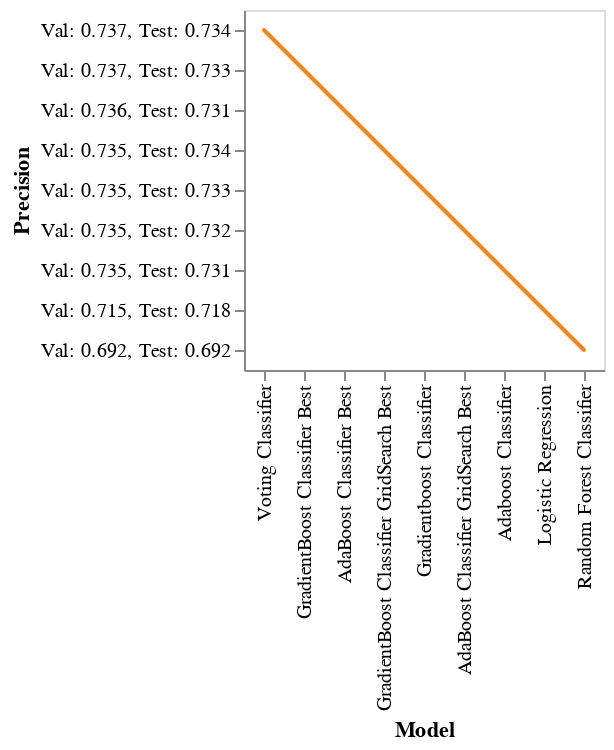

Notebook source saved alongside this figure:
### Code cell
DeepnoteChart(sorted_results_df, """{"layer":[{"layer":[{"mark":{"clip":true,"type":"trail","color":"#f58518","tooltip":true},"encoding":{"x":{"sort":null,"type":"nominal","field":"Model","scale":{"type":"linear","zero":false}},"y":{"sort":null,"type":"nominal","field":"Precision","scale":{"type":"linear","zero":false}}}},{"mark":{"size":100,"type":"point","opacity":0,"tooltip":true},"encoding":{"x":{"sort":null,"type":"nominal","field":"Model","scale":{"type":"linear","zero":false}},"y":{"sort":null,"type":"nominal","field":"Precision","scale":{"type":"linear","zero":false}}}}]}],"title":"","config":{"legend":{}},"$schema":"https://vega.github.io/schema/vega-lite/v5.json","encoding":{}}""")

### Figure 1 — Vega-Lite specification as saved in the notebook (floating-point values rounded to 4 significant figures)
{"$schema": "https://vega.github.io/schema/vega-lite/v5.json", "encoding": {}, "layer": [{"layer": [{"mark": {"type": "trail", "tooltip": true, "color": "#f58518", "clip": true}, "encoding": {"x": {"field": "Model", "type": "nominal", "sort": null, "scale": {"zero": false, "type": "linear"}}, "y": {"field": "Precision", "type": "nominal", "sort": null, "scale": {"zero": false, "type": "linear"}}}}, {"mark": {"type": "point", "tooltip": true, "size": 100, "opacity": 0}, "encoding": {"x": {"field": "Model", "type": "nominal", "sort": null, "scale": {"zero": false, "type": "linear"}}, "y": {"field": "Precision", "type": "nominal", "sort": null, "scale": {"zero": false, "type": "linear"}}}}]}], "title": "", "config": {"legend": {}}, "data": {"values": [{"Model": "Voting Classifier", "Accuracy": "Val: 0.735, Test: 0.733", "Precision": "Val: 0.737, Test: 0.734", "Recall": "Val: 0.735, Test: 0.733", "F1-Score": "Val: 0.734, Test: 0.732"}, {"Model": "GradientBoost Classifier Best", "Accuracy": "Val: 0.736, Test: 0.732", "Precision": "Val: 0.737, Test: 0.733", "Recall": "Val: 0.736, Test: 0.732", "F1-Score": "Val: 0.736, Test: 0.732"}, {"Model": "AdaBoost Classifier Best", "Accuracy": "Val: 0.731, Test: 0.728", "Precision": "Val: 0.736, Test: 0.731", "Recall": "Val: 0.731, Test: 0.728", "F1-Score": "Val: 0.729, Test: 0.726"}, {"Model": "GradientBoost Classifier GridSearch Best", "Accuracy": "Val: 0.734, Test: 0.733", "Precision": "Val: 0.735, Test: 0.734", "Recall": "Val: 0.734, Test: 0.733", "F1-Score": "Val: 0.733, Test: 0.732"}, {"Model": "Gradientboost Classifier", "Accuracy": "Val: 0.734, Test: 0.732", "Precision": "Val: 0.735, Test: 0.733", "Recall": "Val: 0.734, Test: 0.732", "F1-Score": "Val: 0.733, Test: 0.732"}, {"Model": "AdaBoost Classifier GridSearch Best", "Accuracy": "Val: 0.732, Test: 0.729", "Precision": "Val: 0.735, Test: 0.732", "Recall": "Val: 0.732, Test: 0.729", "F1-Score": "Val: 0.730, Test: 0.728"}, {"Model": "Adaboost Classifier", "Accuracy": "Val: 0.731, Test: 0.728", "Precision": "Val: 0.735, Test: 0.731", "Recall": "Val: 0.731, Test: 0.728", "F1-Score": "Val: 0.729, Test: 0.727"}, {"Model": "Logistic Regression", "Accuracy": "Val: 0.714, Test: 0.717", "Precision": "Val: 0.715, Test: 0.718", "Recall": "Val: 0.714, Test: 0.717", "F1-Score": "Val: 0.714, Test: 0.716"}, {"Model": "Random Forest Classifier", "Accuracy": "Val: 0.692, Test: 0.692", "Precision": "Val: 0.692, Test: 0.692", "Recall": "Val: 0.692, Test: 0.692", "F1-Score": "Val: 0.692, Test: 0.692"}]}}
